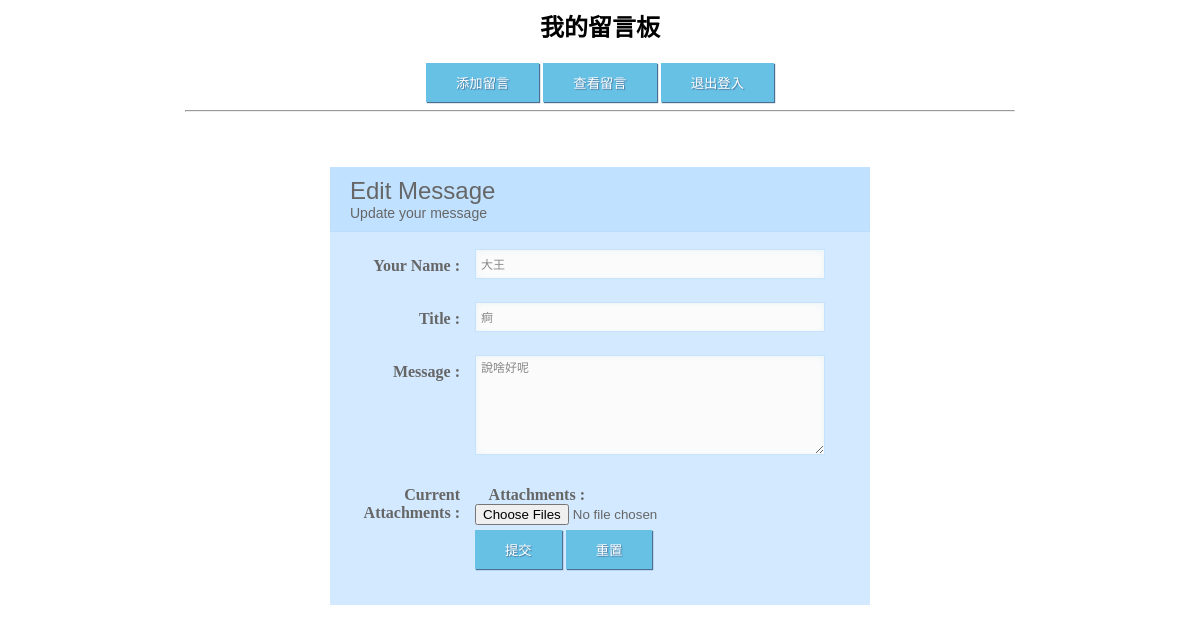
Screenshot of /edit.php?id=21 (signed in) with the database file from the repository.
### tables this page shows
CREATE TABLE `tbl_ms1` (
  `id` int(11) NOT NULL,
  `user` varchar(25) NOT NULL,
  `title` varchar(225) DEFAULT NULL,
  `author` varchar(25) DEFAULT NULL,
  `ip` varchar(25) DEFAULT NULL,
  `liuyan` varchar(225) DEFAULT NULL,
  `file_name` varchar(255) NOT NULL,
  `time` time DEFAULT NULL
);

### edit.php (the view, shortened to what this page needs)
<?php
include 'connet.php';
mysqli_query($conn, "set names 'utf8'");
$id = $_GET['id'];
$user = $_SESSION['user_name'];
$query_sql = "SELECT * FROM tbl_ms1 WHERE id = $id AND user = '$user'";
$result = mysqli_query($conn, $query_sql);
$row = mysqli_fetch_assoc($result);
?>
<html>
<head>
    <link rel="stylesheet" type="text/css" href="./css/index1.css">
</head>
<body background="./images/plain.jpg" style="background-size:cover;">
    <center>
        <h2>我的留言板</h2>
        <input type="button" value="添加留言" onclick="location.href='add.php'" class="button" />
        <input type="button" value="查看留言" onclick="location.href='show.php'" class="button" />
        <input type="button" value="退出登入" onclick="location.href='logout.php'" class="button" />
        <hr width="70%">
    </center>
    <div class="k1">
        <form action="doEdit.php" method="POST" enctype="multipart/form-data">
            <h1>Edit Message
                <span>Update your message</span>
            </h1>
            <label>
                <span>Your Name :</span>
                <input type="text" name="author" value="<?php echo $row['author']; ?>" />
            </label>
            <label>
                <span>Title :</span>
                <input type="text" name="title" value="<?php echo $row['title']; ?>" />
            </label>
            <label>
                <span>Message :</span>
                <textarea name="content"><?php echo $row['liuyan']; ?></textarea>
            </label>
            <label>
                <span>Current Attachments :</span>
            </label>
            <label>
                <span>Attachments :</span>
                <input type="file" name="files[]" multiple accept=".pdf,.doc,.docx,.jpg" />
            </label>
            <div style="margin-left:125px">
                <input type="submit" value="提交" class="submit">
                <input type="reset" value="重置" class="reset">
            </div>
        </form>
    </div>
</body>
</html>

### css/index1.css (style rules this page uses)
div.k1 { margin-top:55px; margin-left:auto; margin-right:auto; max-width: 500px; background: #D2E9FF; padding: 20px 20px 20px 20px; color: #666; }
h1 { font: 24px "Trebuchet MS", Arial, Helvetica, sans-serif; padding: 10px 10px 10px 20px; display: block; background: #C0E1FF; border-bottom: 1px solid #B8DDFF; margin: -20px -20px 15px; }
h1>span { display: block; font-size: 14px; }
label { display: block; margin: 0px 0px 5px; }
label>span { float: left; width: 22%; text-align: right; padding-right: 15px; margin-top: 10px; font-weight: bold; }
input[type="text"],textarea,select { color: #888; width: 70%; padding: 0px 0px 0px 5px; border: 1px solid #C5E2FF; background: #FBFBFB; outline: 0; -webkit-box-shadow:inset 0px 1px 6px #ECF3F5; box-shadow: inset 0px 1px 6px #ECF3F5; font: 200 12px/25px "Trebuchet MS", Arial, Helvetica, sans-serif; height: 30px; line-height:15px; margin: 2px 6px 16px 0px; }
textarea { height:100px; padding: 5px 0px 0px 5px; width: 70%; }
.button,.reset,.submit,.button1 { padding: 10px 30px 10px 30px; background: #66C1E4; border: none; color: #FFF; box-shadow: 1px 1px 1px #4C6E91; -webkit-box-shadow: 1px 1px 1px #4C6E91; -moz-box-shadow: 1px 1px 1px #4C6E91; text-shadow: 1px 1px 1px #5079A3; }

### rows the page displays
tbl_ms1: author "大王", title "痾", content "說啥好呢"
